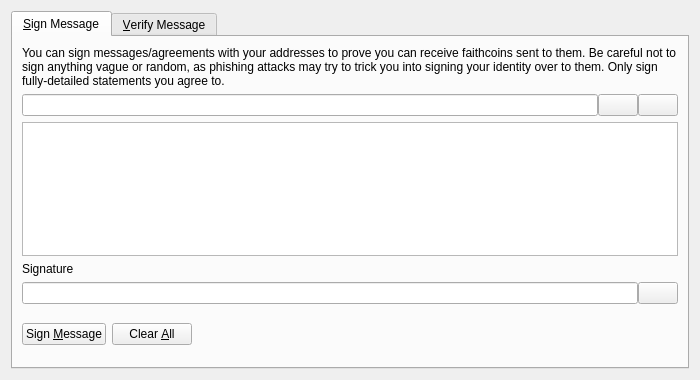
<?xml version="1.0" encoding="UTF-8"?>
<ui version="4.0">
 <class>SignVerifyMessageDialog</class>
 <widget class="QDialog" name="SignVerifyMessageDialog">
  <property name="geometry">
   <rect>
    <x>0</x>
    <y>0</y>
    <width>700</width>
    <height>380</height>
   </rect>
  </property>
  <property name="windowTitle">
   <string>Signatures - Sign / Verify a Message</string>
  </property>
  <property name="modal">
   <bool>true</bool>
  </property>
  <layout class="QVBoxLayout" name="verticalLayout">
   <item>
    <widget class="QTabWidget" name="tabWidget">
     <property name="currentIndex">
      <number>0</number>
     </property>
     <widget class="QWidget" name="tabSignMessage">
      <attribute name="title">
       <string>&amp;Sign Message</string>
      </attribute>
      <layout class="QVBoxLayout" name="verticalLayout_SM">
       <item>
        <widget class="QLabel" name="infoLabel_SM">
         <property name="text">
          <string>You can sign messages/agreements with your addresses to prove you can receive faithcoins sent to them. Be careful not to sign anything vague or random, as phishing attacks may try to trick you into signing your identity over to them. Only sign fully-detailed statements you agree to.</string>
         </property>
         <property name="textFormat">
          <enum>Qt::PlainText</enum>
         </property>
         <property name="wordWrap">
          <bool>true</bool>
         </property>
        </widget>
       </item>
       <item>
        <layout class="QHBoxLayout" name="horizontalLayout_1_SM">
         <property name="spacing">
          <number>0</number>
         </property>
         <item>
          <widget class="QValidatedLineEdit" name="addressIn_SM">
           <property name="toolTip">
            <string>The Faithcoin address to sign the message with</string>
           </property>
          </widget>
         </item>
         <item>
          <widget class="QPushButton" name="addressBookButton_SM">
           <property name="toolTip">
            <string>Choose previously used address</string>
           </property>
           <property name="text">
            <string/>
           </property>
           <property name="icon">
            <iconset resource="../bitcoin.qrc">
             <normaloff>:/icons/address-book</normaloff>:/icons/address-book</iconset>
           </property>
           <property name="shortcut">
            <string>Alt+A</string>
           </property>
           <property name="autoDefault">
            <bool>false</bool>
           </property>
          </widget>
         </item>
         <item>
          <widget class="QPushButton" name="pasteButton_SM">
           <property name="toolTip">
            <string>Paste address from clipboard</string>
           </property>
           <property name="text">
            <string/>
           </property>
           <property name="icon">
            <iconset resource="../bitcoin.qrc">
             <normaloff>:/icons/editpaste</normaloff>:/icons/editpaste</iconset>
           </property>
           <property name="shortcut">
            <string>Alt+P</string>
           </property>
           <property name="autoDefault">
            <bool>false</bool>
           </property>
          </widget>
         </item>
        </layout>
       </item>
       <item>
        <widget class="QPlainTextEdit" name="messageIn_SM">
         <property name="toolTip">
          <string>Enter the message you want to sign here</string>
         </property>
        </widget>
       </item>
       <item>
        <widget class="QLabel" name="signatureLabel_SM">
         <property name="text">
          <string>Signature</string>
         </property>
         <property name="textFormat">
          <enum>Qt::PlainText</enum>
         </property>
        </widget>
       </item>
       <item>
        <layout class="QHBoxLayout" name="horizontalLayout_2_SM">
         <property name="spacing">
          <number>0</number>
         </property>
         <item>
          <widget class="QLineEdit" name="signatureOut_SM">
           <property name="font">
            <font>
             <italic>true</italic>
            </font>
           </property>
           <property name="readOnly">
            <bool>true</bool>
           </property>
          </widget>
         </item>
         <item>
          <widget class="QPushButton" name="copySignatureButton_SM">
           <property name="toolTip">
            <string>Copy the current signature to the system clipboard</string>
           </property>
           <property name="text">
            <string/>
           </property>
           <property name="icon">
            <iconset resource="../bitcoin.qrc">
             <normaloff>:/icons/editcopy</normaloff>:/icons/editcopy</iconset>
           </property>
           <property name="autoDefault">
            <bool>false</bool>
           </property>
          </widget>
         </item>
        </layout>
       </item>
       <item>
        <layout class="QHBoxLayout" name="horizontalLayout_3_SM">
         <item>
          <widget class="QPushButton" name="signMessageButton_SM">
           <property name="toolTip">
            <string>Sign the message to prove you own this Faithcoin address</string>
           </property>
           <property name="text">
            <string>Sign &amp;Message</string>
           </property>
           <property name="icon">
            <iconset resource="../bitcoin.qrc">
             <normaloff>:/icons/edit</normaloff>:/icons/edit</iconset>
           </property>
           <property name="autoDefault">
            <bool>false</bool>
           </property>
          </widget>
         </item>
         <item>
          <widget class="QPushButton" name="clearButton_SM">
           <property name="toolTip">
            <string>Reset all sign message fields</string>
           </property>
           <property name="text">
            <string>Clear &amp;All</string>
           </property>
           <property name="icon">
            <iconset resource="../bitcoin.qrc">
             <normaloff>:/icons/remove</normaloff>:/icons/remove</iconset>
           </property>
           <property name="autoDefault">
            <bool>false</bool>
           </property>
          </widget>
         </item>
         <item>
          <spacer name="horizontalSpacer_1_SM">
           <property name="orientation">
            <enum>Qt::Horizontal</enum>
           </property>
           <property name="sizeHint" stdset="0">
            <size>
             <width>40</width>
             <height>48</height>
            </size>
           </property>
          </spacer>
         </item>
         <item>
          <widget class="QLabel" name="statusLabel_SM">
           <property name="font">
            <font>
             <weight>75</weight>
             <bold>true</bold>
            </font>
           </property>
           <property name="text">
            <string/>
           </property>
           <property name="wordWrap">
            <bool>true</bool>
           </property>
          </widget>
         </item>
         <item>
          <spacer name="horizontalSpacer_2_SM">
           <property name="orientation">
            <enum>Qt::Horizontal</enum>
           </property>
           <property name="sizeHint" stdset="0">
            <size>
             <width>40</width>
             <height>48</height>
            </size>
           </property>
          </spacer>
         </item>
        </layout>
       </item>
      </layout>
     </widget>
     <widget class="QWidget" name="tabVerifyMessage">
      <attribute name="title">
       <string>&amp;Verify Message</string>
      </attribute>
      <layout class="QVBoxLayout" name="verticalLayout_VM">
       <item>
        <widget class="QLabel" name="infoLabel_VM">
         <property name="text">
          <string>Enter the receiver's address, message (ensure you copy line breaks, spaces, tabs, etc. exactly) and signature below to verify the message. Be careful not to read more into the signature than what is in the signed message itself, to avoid being tricked by a man-in-the-middle attack. Note that this only proves the signing party receives with the address, it cannot prove sendership of any transaction!</string>
         </property>
         <property name="textFormat">
          <enum>Qt::PlainText</enum>
         </property>
         <property name="alignment">
          <set>Qt::AlignLeading|Qt::AlignLeft|Qt::AlignTop</set>
         </property>
         <property name="wordWrap">
          <bool>true</bool>
         </property>
        </widget>
       </item>
       <item>
        <layout class="QHBoxLayout" name="horizontalLayout_1_VM">
         <property name="spacing">
          <number>0</number>
         </property>
         <item>
          <widget class="QValidatedLineEdit" name="addressIn_VM">
           <property name="toolTip">
            <string>The Faithcoin address the message was signed with</string>
           </property>
          </widget>
         </item>
         <item>
          <widget class="QPushButton" name="addressBookButton_VM">
           <property name="toolTip">
            <string>Choose previously used address</string>
           </property>
           <property name="text">
            <string/>
           </property>
           <property name="icon">
            <iconset resource="../bitcoin.qrc">
             <normaloff>:/icons/address-book</normaloff>:/icons/address-book</iconset>
           </property>
           <property name="shortcut">
            <string>Alt+A</string>
           </property>
           <property name="autoDefault">
            <bool>false</bool>
           </property>
          </widget>
         </item>
        </layout>
       </item>
       <item>
        <widget class="QPlainTextEdit" name="messageIn_VM"/>
       </item>
       <item>
        <widget class="QValidatedLineEdit" name="signatureIn_VM"/>
       </item>
       <item>
        <layout class="QHBoxLayout" name="horizontalLayout_2_VM">
         <item>
          <widget class="QPushButton" name="verifyMessageButton_VM">
           <property name="toolTip">
            <string>Verify the message to ensure it was signed with the specified Faithcoin address</string>
           </property>
           <property name="text">
            <string>Verify &amp;Message</string>
           </property>
           <property name="icon">
            <iconset resource="../bitcoin.qrc">
             <normaloff>:/icons/transaction_0</normaloff>:/icons/transaction_0</iconset>
           </property>
           <property name="autoDefault">
            <bool>false</bool>
           </property>
          </widget>
         </item>
         <item>
          <widget class="QPushButton" name="clearButton_VM">
           <property name="toolTip">
            <string>Reset all verify message fields</string>
           </property>
           <property name="text">
            <string>Clear &amp;All</string>
           </property>
           <property name="icon">
            <iconset resource="../bitcoin.qrc">
             <normaloff>:/icons/remove</normaloff>:/icons/remove</iconset>
           </property>
           <property name="autoDefault">
            <bool>false</bool>
           </property>
          </widget>
         </item>
         <item>
          <spacer name="horizontalSpacer_1_VM">
           <property name="orientation">
            <enum>Qt::Horizontal</enum>
           </property>
           <property name="sizeHint" stdset="0">
            <size>
             <width>40</width>
             <height>48</height>
            </size>
           </property>
          </spacer>
         </item>
         <item>
          <widget class="QLabel" name="statusLabel_VM">
           <property name="font">
            <font>
             <weight>75</weight>
             <bold>true</bold>
            </font>
           </property>
           <property name="text">
            <string/>
           </property>
           <property name="wordWrap">
            <bool>true</bool>
           </property>
          </widget>
         </item>
         <item>
          <spacer name="horizontalSpacer_2_VM">
           <property name="orientation">
            <enum>Qt::Horizontal</enum>
           </property>
           <property name="sizeHint" stdset="0">
            <size>
             <width>40</width>
             <height>48</height>
            </size>
           </property>
          </spacer>
         </item>
        </layout>
       </item>
      </layout>
     </widget>
    </widget>
   </item>
  </layout>
 </widget>
 <customwidgets>
  <customwidget>
   <class>QValidatedLineEdit</class>
   <extends>QLineEdit</extends>
   <header>qt/qvalidatedlineedit.h</header>
  </customwidget>
 </customwidgets>
 <resources>
  <include location="../bitcoin.qrc"/>
 </resources>
 <connections/>
</ui>
